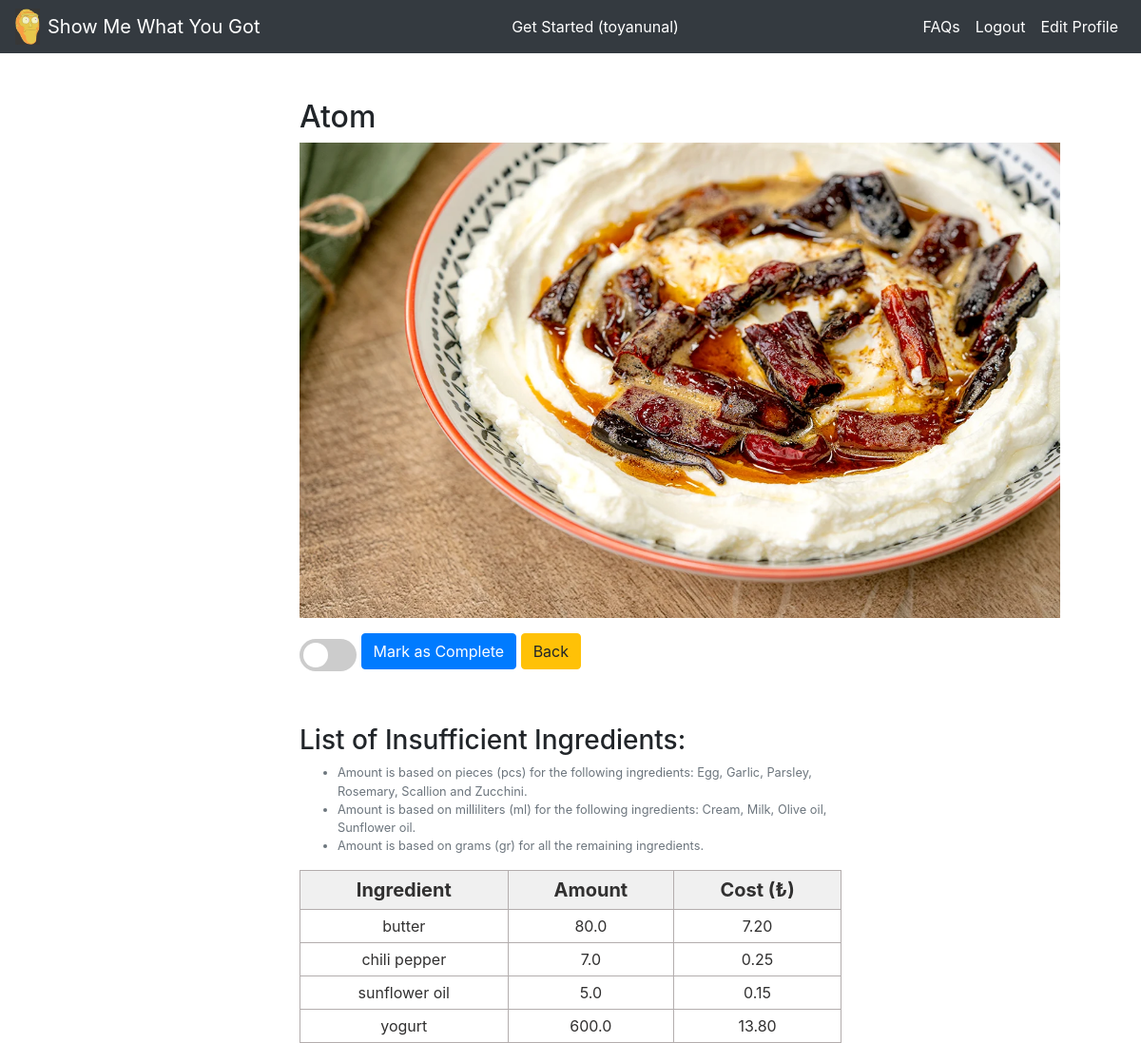
Page /recipe_list/Atom/ (signed in) on the committed database.
### rrs_app/models.py (models this page shows, shortened)
class Recipe(models.Model):
    title = models.CharField(max_length=128)
    slug = models.SlugField(allow_unicode=True,unique=True)
    meal_type = models.CharField(max_length=16)
    diet_type = models.CharField(max_length=16)
    effort = models.CharField(max_length=16)
    description = models.TextField()
    photo = models.ImageField(blank=True, upload_to='recipe_photos/')
    class Meta:
        ordering = ('title',)

class UserIngredient(models.Model):
    user = models.ForeignKey(User, on_delete=models.CASCADE)
    ingredient = models.ForeignKey(Ingredient, on_delete=models.CASCADE)
    amount = models.FloatField(default=0)
    total_cost = models.FloatField(default=0, blank=True)
    class Meta:
        unique_together = (('user', 'ingredient'))
        ordering = ('user','ingredient')

class Ingredient(models.Model):
    title = models.CharField(max_length=128)
    unit_type = models.CharField(max_length=16)
    unit_cost = models.FloatField(default=0)
    photo = models.ImageField(blank=True, upload_to='ingredient_photos/')
    class Meta:
        ordering = ('title',)
    def __str__(self):
        return self.title

class RecipeIngredient(models.Model):
    recipe = models.ForeignKey(Recipe, on_delete=models.CASCADE)
    ingredient = models.ForeignKey(Ingredient, on_delete=models.CASCADE)
    amount = models.FloatField(default=0, validators=[MinValueValidator(0), MaxValueValidator(1000000)])
    class Meta:
        unique_together = (('recipe', 'ingredient'))
        ordering = ('recipe','ingredient')

### rrs_app/views.py (the view, shortened to what this page needs)
# urls.py: path('recipe_list/<str:slug>/',views.recipe_detail_view,name='recipe_detail'),
def recipe_detail_view(request, slug):
    rec = Recipe.objects.get(slug=slug)
    inf = UserInfo.objects.get(user=request.user)
    ingredient_list = []
    for rec_item in RecipeIngredient.objects.filter(recipe=rec):
        ing = Ingredient.objects.get(title=rec_item.ingredient)
        try:
            user_item = UserIngredient.objects.get(user=request.user, ingredient=rec_item.ingredient)
            amount_diff = rec_item.amount * inf.portion - user_item.amount
            if amount_diff > 0:
                user_item.amount = rec_item.amount * inf.portion - user_item.amount
                if ing.unit_type != 'count':
                    user_item.total_cost = ing.unit_cost * user_item.amount / 1000
                else:
                    user_item.total_cost = ing.unit_cost * user_item.amount
                ingredient_list.append(user_item)
        except:
            rec_item.amount = rec_item.amount * inf.portion
            if ing.unit_type != 'count':
                rec_item.total_cost = ing.unit_cost * rec_item.amount / 1000
            else:
                rec_item.total_cost = ing.unit_cost * rec_item.amount
            ingredient_list.append(rec_item)
    return render(request, 'rrs_app/recipe_detail.html', {'recipe_details':rec, 'ingredient_list':ingredient_list})

### rrs_app/templates/rrs_app/recipe_detail.html (shortened to what this page needs)
{% extends 'rrs_app/base.html' %}
{% block content %}
<br></br>
<div class = "col-md-6 offset-md-3">
  <h2> {{recipe_details.title}} </h2>
  <p><a href="{{recipe_details.description}}" target="_blank">
    <img src="{{ recipe_details.photo.url }}" alt="{{recipe_details.title}}" style="width: 800px; height: 500px;">
  </a></p>
  <form method="POST", action="{% url 'recipe_detail' recipe_details.slug %}">
    <label class="switch">
      <span class="slider round"></span>
    </label>
    <input type="submit" class="btn btn-primary" name="completed" value="Mark as Complete">
    <a class='btn btn-warning' href="{% url 'recipe_list' %}">Back</a>
  </form>
  <br></br>
  <h3> List of Insufficient Ingredients: </h3>
  <span class="form-text text-muted"><small></span>
    <ul class="form-text text-muted">
      <li>Amount is based on pieces (pcs) for the following ingredients: Egg, Garlic, Parsley, Rosemary, Scallion and Zucchini.</li>
      <li>Amount is based on milliliters (ml) for the following ingredients: Cream, Milk, Olive oil, Sunflower oil.</li>
      <li>Amount is based on grams (gr) for all the remaining ingredients.</li>
    </ul>
    <table class="demTable">
      <thead>
        <tr>
          <th>Ingredient</th>
          <th>Amount</th>
          <th>Cost (₺)</th>
  			</tr>
  		</thead>
      <tbody>
        {% for ingredient_object in ingredient_list %}
  			<tr>
          <td>{{ingredient_object.ingredient}}</td>
          <td>{{ingredient_object.amount}}</td>
          <td>{{ingredient_object.total_cost|floatformat:2}}</td>
        </tr>
        {% endfor %}
  </div>
{% endblock %}

### rrs_app/templates/rrs_app/base.html (shortened to what this page needs)
<!doctype html>
{% load static %}
<html lang="en">
  <head>
    <link rel="stylesheet" href="https://stackpath.bootstrapcdn.com/bootstrap/4.3.1/css/bootstrap.min.css">
    <link rel="stylesheet" href="{% static 'css/base.css' %}">
  </head>
  <body>
    <nav class="navbar navbar-expand-lg navbar-dark bg-dark">
      <a href="{% url 'home' %}">
        <img src="{% static 'images/SMWYG.png' %}" alt="" width="26" class="d-inline-block align-middle mr-2">
      </a>
      <a class="navbar-brand" href="{% url 'home' %}">Show Me What You Got</a>
      <div class="collapse navbar-collapse" id="navbarSupportedContent">
        {% if user.is_authenticated %}
        <ul class="navbar-nav ml-auto text-center">
          <li class="nav-item active">
            <a class="nav-link" href="{% url 'input_form' %}">Get Started ({{user.username}})</a>
          </li>
        </ul>
        {% else %}
        <ul class="navbar-nav ml-auto text-center">
          <li class="nav-item active">
            <a class="nav-link" href="{% url 'input_form' %}">Get Started</a>
          </li>
        </ul>
        {% endif %}
        <ul class="navbar-nav ml-auto">
          {% if user.is_authenticated %}
          <li class="nav-item active">
            <a class="nav-link" href="{% url 'faq' %}">FAQs</a>
          </li>
          <li class="nav-item active">
            <a class="nav-link" href="{% url 'logout' %}">Logout</a>
          </li>
          <li class="nav-item active">
            <a class="nav-link" href="{% url 'edit_profile' %}">Edit Profile</a>
          </li>
          {% endif %}
        </ul>
      </div>
    </nav>
    {% block content %}
    {% endblock %}
  </body>
</html>

### rrs_app/static/css/base.css (style rules this page uses)
.demTable { width:100%; border:1px solid #b3adad; border-collapse:collapse; border-spacing:1px; padding:5px; margin-right: auto; }
.demTable th { border:1px solid #b3adad; text-align:center; font-size: 20px; padding:5px; background: #f0f0f0; color: #313030; }
.demTable td { border:1px solid #b3adad; text-align:center; font-size: 16px; padding:5px; background: #ffffff; color: #313030; }
.switch { position: relative; display: inline-block; width: 60px; height: 34px; }
.slider { position: absolute; cursor: pointer; top: 0; left: 0; right: 0; bottom: 0; background-color: #ccc; -webkit-transition: .4s; transition: .4s; }
.slider:before { position: absolute; content: ""; height: 26px; width: 26px; left: 4px; bottom: 4px; background-color: white; -webkit-transition: .4s; transition: .4s; }
.slider.round { border-radius: 34px; }
.slider.round:before { border-radius: 50%; }

### rows in the picture
Recipe: title "Atom", photo (picture)
UserIngredient: ingredient "butter", amount "80.0", total_cost "7.20"
UserIngredient: ingredient "chili pepper", amount "7.0", total_cost "0.25"
UserIngredient: ingredient "sunflower oil", amount "5.0", total_cost "0.15"
RecipeIngredient: ingredient "yogurt", amount "600.0", total_cost "13.80"

### other values in the picture
{{ user.username }} "toyanunal"
